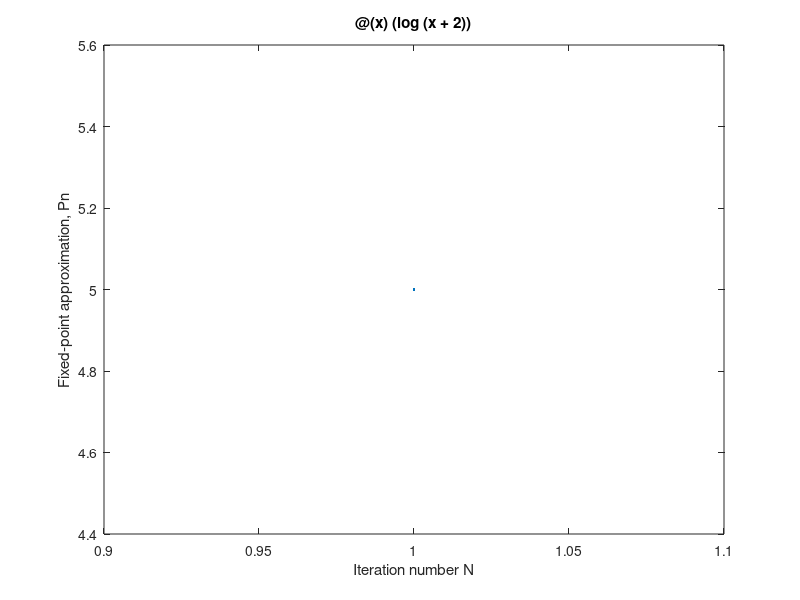

The MATLAB script that drew this image:
%% Fixed Point Iteration Algorithm

%A fixed point for a function is a number at which the value of the 
% function does not change when the function is applied. I.e., The number
% p is a fixed point for a given function g if g(p) = p. This algorithm
% will try to solve for p.

%Inputs: function g(x), maximum number of iterations N, tolerance
% threshold TOL.

%Output: Fixed point, or where g(x) = x. A table is output that
% shows iterate number, approximation to the fixed-point for the ith
% iterate, the absolute Cauchy error (distance between consecutive
% iterates), and the relative Cauchy error. A plot will also be generated
% where iterations are mapped against the fixed point estimate at that
% iteration.
 
%%
format long % put format on long for precision and outputs.
close all; clear all; % close all plots, clear all variables.

%% Problem prompt:

% An object of mass 100 kg is release from rest 1000m above the ground and
% allowed to fall under the influence of gravity. Assuming that the force
% due to air resistance is proportional to the velocity of the object with
% proportionality constant k = 10kg/sec, determine when the object will
% strike the ground. The object will strike the grounda t the time T
% determined by the equation:
%              1000 = 98.1*T - 981*(1 - exp(-T/10))
% For the Matlab section of this lab, I will replace T with x.

%% Problem contents for part (b):
%(b) Apply the Fixed-Point Algorithm to approximate the solution of this
%problem with absolute error less than 10^-12 and an initial gues of 10. 
% i. Diary the session and output the results to the Matlab Command Window.
% ii. Provide a table, including the current iterate number the new
% approximation to the fixed-point, Pn, the absolute Cauchy error and the
% relative Cauchy error.
% iii. Plot on one graph (and label) the iteration number vs. the
% iteration, Pn.
% iv. Type in at the command prompt hold on (this will allow you to add to
% this graph later.

%% INPUT FUNCTION g(x) HERE: %%
%Trying to solve for g(x) = x. Manipulate the given function f(x) as needed to
% get x by itself on one side. The other side of the equality is your g(x).
% There are many potential equations for g(x), all we need is one that
% converges (and, preferrably, quickly).

g = @(x)( log(x+2) ); % Input function

%% Start Fixed-Point Algorithm contents

N = input('Input maximum number of iterations: '); % Ask for max number of iterations
pvec = zeros(N,1); % pre-allocate vector to store each p approximation
pvec(1) = input('Input initial approximation: '); % first entry will be the input initial approximation
TOL = input('Input tolerance: '); % Input tolerance, which we will check against |(pn- p(n-1)) / pn|

AbsCauchyError = zeros(N,1); % pre-allocate vector to store absolute Cauchy error for speed
RelCauchyError = zeros(N,1); % pre-allocate vector to store relative Cauchy error for speed
IterationVec = zeros(N,1); % pre-allocate vector to store iterations for speed

RelCauchyError(1) = NaN; % first entry is NaN because error cannot be computed in the first iteration.
AbsCauchyError(1) = NaN; % first entry is NaN because error cannot be computed in the first iteration.
k = 0; % k is a constant that we will use to simplify the decision making process for our output.
       % if k remains 0 after N iterations, we have not found a fixed point
       % within acceptable TOL. If k = 1, we have and will therefore
       % display all relevant results.

i = 1; % set the beginning iteration

if ((N < 1) || (mod(N,1) ~= 0)) % If the max number of iterations N has been set below 1 or N is not an integer:
    disp('Error: Maximum number of iterations must be an integer greater than equal to 1.') % display error.
elseif TOL <= 0 % Otherwise, if the tolerance is negative:
    disp('Error: TOL must be positive.') % display error.
else % otherwise since both criteria are met, proceed with computation.
    while i <= N % Until we reach the maximum number of iterations:
        p = g(pvec(i)); % compute p-sub-i
        IterationVec(i) = i; % update Iteration vector for i-th entry.
        RelCauchyError(i+1) = abs(p - pvec(i)); % update relative Cauchy error vector. index is i+1 because error cannot be computed in the first iteration.
        AbsCauchyError(i+1) = abs((p - pvec(i))/p); % update absolute Cauchy error vector. index is i+1 because error cannot be computed in the first iteration.
        if ( abs((p - pvec(i))) ) < TOL % If the absolute Cauchy error is less than TOL we have found a fixed point so:
            pvec = pvec(1:i); % shorten vector so table outputs correctly
            IterationVec = IterationVec(1:i); % shorten vector
            AbsCauchyError = AbsCauchyError(1:i); % shorten vector
            RelCauchyError = RelCauchyError(1:i); % shorten vector
            k = 1; % set k = 1 so the root will be printed
            break % break while loop
        else % Otherwise:
            i = i + 1; % increment i by 1
            pvec(i) = p; % store the i-th iteration of p
        end % end if loop
    end % end while loop
    if k == 1 % if we found a fixed point that meets the tolerance criteria within N iterations:
        % displaying results matrix
        ResultsMatrix = [IterationVec, pvec, AbsCauchyError, RelCauchyError]; % Store results in a matrix
        fprintf('    Iteration Number\t      Pn\t    |(Pn - Pn-1)/Pn|\t  |Pn - Pn-1| \n') % Print colum nnames
        disp(ResultsMatrix) % print column contents
        fprintf('The approximate fixed point is p = %.8f, reached in %d iterations.\n', pvec(i),i) % display root and # iterations taken
        
        % plotting results
        plot(IterationVec, pvec) % plot iteration vs. root approximation
        xlabel('Iteration number N') % label x-axis
        ylabel('Fixed-point approximation, Pn') % label y-axis
        title(func2str(g)) % title for plot is the input function g
    else % Otherwise, since a fixed point was not found within a reasonable TOL level:
        fprintf('Fixed Point Method failed to find an acceptably accurate root within N=%d iterations.\n', N) % display error
    end % end if loop
end % end while loop
